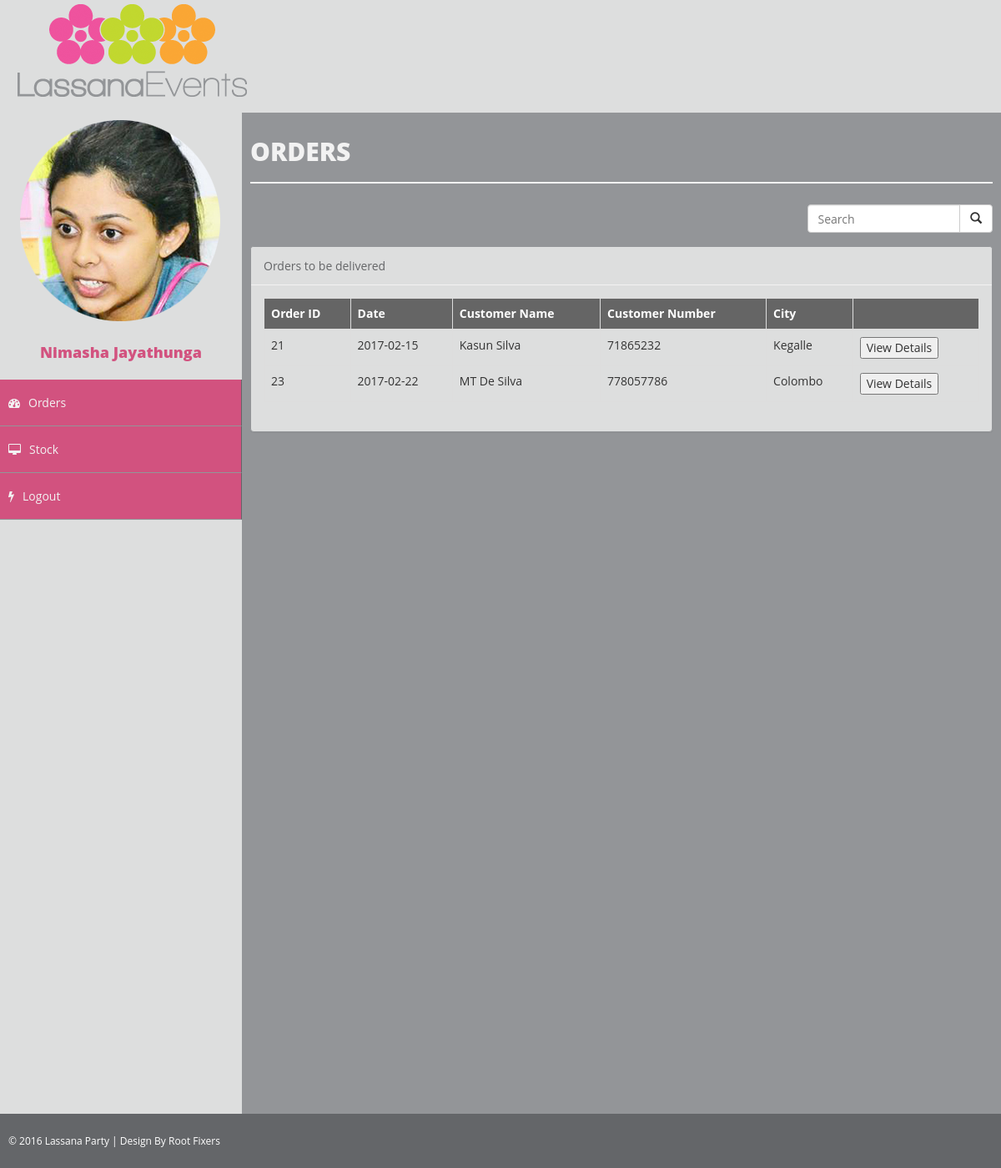
Screenshot of /stock/orders.php (signed in) with the database file from the repository.
### tables this page shows
CREATE TABLE IF NOT EXISTS `users1` (
  `uid` int(11) NOT NULL AUTO_INCREMENT,
  `employee_type` varchar(30) NOT NULL,
  `upass` varchar(50) NOT NULL,
  `uname` varchar(30) DEFAULT NULL,
  `fullname` varchar(100) NOT NULL,
  `contact` int(10) NOT NULL,
  `NIC` varchar(10) DEFAULT NULL,
  `Address` varchar(75) NOT NULL,
  `uemail` varchar(70) NOT NULL,
  `location` varchar(100) NOT NULL,
  PRIMARY KEY (`uid`),
  UNIQUE KEY `uname` (`uname`,`uemail`),
  KEY `NIC` (`NIC`)
);

CREATE TABLE IF NOT EXISTS `orders_new` (
  `ResID` int(20) NOT NULL,
  `CusName` varchar(50) NOT NULL,
  `Email` varchar(100) NOT NULL,
  `ConNum` int(11) NOT NULL,
  `ResDate` date NOT NULL,
  `Duration` int(50) NOT NULL,
  `District` varchar(50) NOT NULL,
  `Location` text NOT NULL,
  `TotalCost` double NOT NULL,
  `Labour_Charge` double DEFAULT NULL,
  `Delivery_Charge` double DEFAULT NULL,
  `Advance_Fee` double DEFAULT NULL,
  `Done` varchar(10) NOT NULL DEFAULT 'No',
  PRIMARY KEY (`ResID`)
);

### config/class.user.php (called while the page is built, shortened)
<?php
   	class User{
   		public $db;
   		public function __construct(){
   			$this->db = new mysqli(DB_SERVER, DB_USERNAME, DB_PASSWORD, DB_DATABASE);
   		}
       	public function get_fullname($uid){
       		$sql3="SELECT fullname FROM users1 WHERE uid = $uid";
   	        $result = mysqli_query($this->db,$sql3);
   	        $user_data = mysqli_fetch_array($result);
   	        return $user_data['fullname'];
       	}
   	}
   ?>

### stock/orders.php (the view, shortened to what this page needs)
<?php
   include_once '../config/class.user.php';
   $user = new User();
   $uid = $_SESSION['uid'];
   ?>
<!DOCTYPE html>
<head>
</head>
<body>
    <div id="wrapper">
        <?php include '../config/stockheader.php'; ?>
        <div id="page-wrapper">
            <div id="page-inner">
                <div class="row">
                    <div class="col-md-12">
                        <h1 class="page-head-line">Orders</h1>
                    </div>
                </div>
               <div class="col-sm-3 col-md-3 pull-right">
            <form style="margin-top:15px;" method="post" action="searchorder.php">
               <div class="input-group">
                  <input type="text" class="form-control" placeholder="Search" name="srch" id="srch-term">
                  <div class="input-group-btn">
                     <button class="btn btn-default" type="submit"><i class="glyphicon glyphicon-search"></i></button>
                  </div>
               </div>
            </form>
         </div>
         <br/>
         <br>
            <div style="margin-top:15px;" class="row">
                <div class="col-md-12">
                    <div class="panel panel-info">
                        <div class="panel-heading">
                            Orders to be delivered
                        </div>
                        <div class="panel-body">
                             <?php
                        include '../config/db_confg.php';
                            $select = "SELECT * FROM orders_new WHERE Done = 'No'";
                            $result = mysqli_query($conn, $select);
                            if ( mysqli_num_rows($result) > 0) {
                                echo ('<div class="table-responsive"><table border=1 class="table table-bordered" >
                                    <thead style="background-color:#656565;color:#ffffff;">
                                    <tr>
                                        <th>Order ID</th>
                                        <th>Date</th>
                                        <th>Customer Name</th>
                                        <th>Customer Number</th>
                                        <th>City</th>
                                        <th></th>
                                    </tr></thead>');
                                    echo("<tbody>");
                                    while($row = mysqli_fetch_assoc($result)) {
                                        echo (
                                        "<tr>
                                            <form method=\"post\" action=\"showorders.php\">
                                                <td>" . $row["ResID"] . "</td>
                                                <td>" . $row["ResDate"] . "</td>
                                                <td>" . $row["CusName"] . "</td>
                                                <td>" . $row["ConNum"] . "</td>
                                                <td>" . $row["District"] . "</td>
                                                <td>
                                                <input name=\"resid\" type=\"hidden\" id=\"resid\" value=\"".$row["ResID"]."\"\>
                                                <input class=\"delete1\" name=\"show\" type=\"submit\" id=\"show\" value=\"View Details\">
                                                </td>
                                            </form>
                                        </tr>");
                                    }
                                   echo ("</tbody></table></div>");
                        }
                        ?>
                </div>
            </div>
            </div>
        </div>
    </div>
            </div>
    <?php include '../config/footer.php'; ?>
</body>
</html>

### config/stockheader.php (shortened to what this page needs)
<html>
    <head>
    <link href="../assets/css/bootstrap.css" rel="stylesheet" />
    <link href="../assets/css/font-awesome.css" rel="stylesheet" />
    <link href="../assets/css/basic.css" rel="stylesheet" />
    <link href="../assets/css/custom.css" rel="stylesheet" />
    </head>
<body>
    <nav class="navbar navbar-cls-top " role="navigation" >
            <img  src="../assets/img/logo.png" style="margin:5px " >
    </nav>
        <nav class="navbar-side" role="navigation">
            <div class="sidebar-collapse">
                <ul class="nav" id="main-menu">
                    <li>
                        <?php
                        include '../config/db_confg.php';
                        $query = $conn->query("select * from users1 where uid='$uid'");
                        while($row = mysqli_fetch_assoc($query)){
                        ?>
                        <div class="user-img-div">
                            <img class="photo" src="<?php echo $row['location']; ?>" >
                            <?php } ?>
                            <br><br>
                            <div class="inner-text">
                               <?php echo $user->get_fullname($uid); ?>
                            </div>
                        </div>
                    </li>
                    <li>
                        <a href="orders.php"><i class="fa fa-dashboard "></i>Orders</a>
                    </li>
                    <li>
                        <a href="stock.php"><i class="fa fa-desktop "></i>Stock</a>
                    </li>
                    <li>
                        <a href='../config/login.php'><i class="fa fa-flash "></i>Logout</a>
                    </li>
                </ul>
            </div>
        </nav>
</body>
</html>

### assets/css/basic.css (style rules this page uses)
body { font-family: 'Questrial', sans-serif; line-height:25px; font-family: 'Open Sans',serif; }
.user-img-div { background-color: #dddede; }
.user-img-div .inner-text { text-align: center; position: relative; color: #D2527F; font-weight: 800; padding-bottom: 20px; font-size: 18px; }
.navbar-side { border: none; background-color: #646669; z-index: 1; position: absolute; width: 290px; margin-top: 15px; }
.sidebar-collapse .nav { padding: 0; height: 100%; }
.sidebar-collapse .nav > li > a { color: #f2f2f2; background: #D2527F; text-shadow: none; padding: 15px 40px; border-bottom: 1px solid #939598; padding: 15px 10px; border-right:1px solid #646669; }
#wrapper { width: 100%; background-color: #dddede; line-height:25px; font-family: 'Open Sans',serif; }
#page-wrapper { min-height: 600px; background: #dddede; margin: 0 0 0 260px; padding: 15px 0px 0px 30px; }
#page-inner { width: 100%; margin: 0px; background-color: #939598!important; padding: 10px; min-height: 1200px; }
.page-head-line { font-size: 30px; text-transform: uppercase; color: #f2f2f2; font-weight: 800; padding-bottom: 20px; border-bottom: 2px solid #f2f2f2; margin-bottom: 10px; }
.navbar-cls-top { background: #dddede; border: none; height: 100px; }
.nav > li > a > i { margin-right: 10px; }
.navbar { border-radius: 0px; }
.panel-info { border-color: #939598; background-color: #dddede; }
.panel-body { border-color: #f2f2f2; }
.panel-info > .panel-heading { color: #656668; background-color: #dddede; border-color: #f2f2f2; }
thead { color: #939598; background-color: #f2f2f2; border:#656668; }
.table-bordered { border-bottom-style: inset; }

### css/custom.css (style rules this page uses)
ul { list-style: none; }
li a { color: #f2f2f2; }

### config/stockheader.php (style rules this page uses)
body { font-family: 'Questrial', sans-serif; }

### rows the page displays
users1: location (picture), fullname "Nimasha Jayathunga"
orders_new: ResID "21", ResDate "2017-02-15", CusName "Kasun Silva", ConNum "71865232", District "Kegalle"
orders_new: ResID "23", ResDate "2017-02-22", CusName "MT De Silva", ConNum "778057786", District "Colombo"
